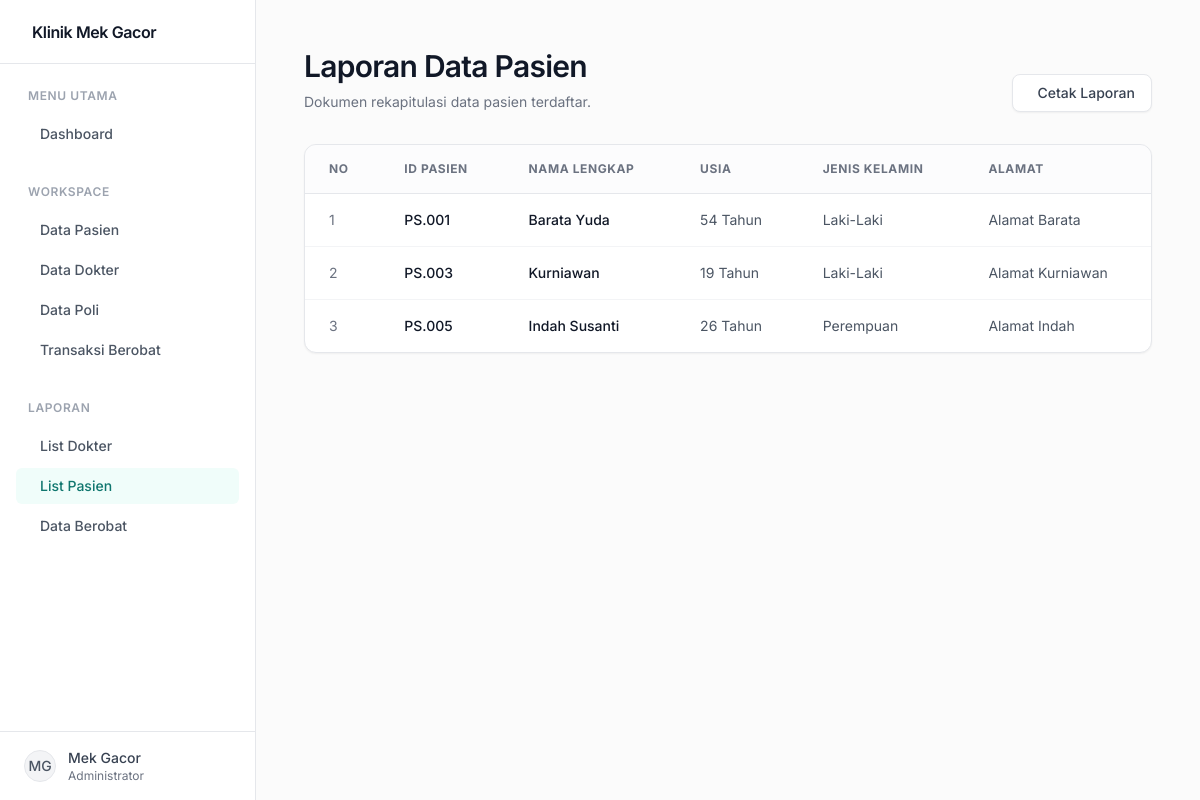
Screenshot of /laporan_pasien.php with the database file from the repository.
### tables this page shows
CREATE TABLE IF NOT EXISTS Pasien (
    PasienKlinik_ID VARCHAR(10) PRIMARY KEY,
    Nama_PasienKlinik VARCHAR(100) NOT NULL,
    Tanggal_LahirPasien DATE NOT NULL,
    Jenis_KelaminPasien ENUM('Laki-Laki', 'Perempuan') NOT NULL,
    Alamat_Pasien TEXT
);

### laporan_pasien.php (the view, shortened to what this page needs)
<?php
include 'koneksi.php';
include 'header.php';
?>
<div class="flex flex-col md:flex-row md:items-end justify-between gap-4 mb-8 print:hidden">
    <div>
        <h2 class="text-3xl font-semibold text-gray-900 tracking-tight">Laporan Data Pasien</h2>
        <p class="mt-2 text-gray-500 text-sm">Dokumen rekapitulasi data pasien terdaftar.</p>
    </div>
    <button onclick="window.print()" class="inline-flex items-center px-4 py-2 bg-white border border-gray-200 hover:bg-gray-50 text-gray-700 text-sm font-medium rounded-lg transition-colors focus:outline-none focus:ring-2 focus:ring-offset-2 focus:ring-gray-200 shadow-sm print:hidden">
        <i class="ph ph-printer mr-2 text-lg"></i> Cetak Laporan
    </button>
</div>
<div class="bg-white rounded-xl shadow-sm border border-gray-200 overflow-hidden print:border-none print:shadow-none">
    <div class="table-container overflow-x-auto">
        <table class="w-full text-left border-collapse whitespace-nowrap">
            <thead>
                <tr class="bg-gray-50/50 border-b border-gray-200 text-xs font-medium text-gray-500 uppercase tracking-wider print:bg-white print:border-b-2 print:border-gray-800">
                    <th class="px-6 py-4">No</th>
                    <th class="px-6 py-4">ID Pasien</th>
                    <th class="px-6 py-4">Nama Lengkap</th>
                    <th class="px-6 py-4">Usia</th>
                    <th class="px-6 py-4">Jenis Kelamin</th>
                    <th class="px-6 py-4">Alamat</th>
                </tr>
            </thead>
            <tbody class="divide-y divide-gray-100 text-sm print:divide-gray-300">
                <?php
                $sql = "SELECT * FROM Pasien ORDER BY PasienKlinik_ID ASC";
                $result = mysqli_query($conn, $sql);
                if (mysqli_num_rows($result) > 0) {
                    $no = 1;
                    while($row = mysqli_fetch_assoc($result)) {
                        $birthDate = new DateTime($row['Tanggal_LahirPasien']);
                        $today = new DateTime('today');
                        $usia = $birthDate->diff($today)->y;
                        echo "<tr class='hover:bg-gray-50/50 transition-colors'>";
                        echo "<td class='px-6 py-4 text-gray-500'>" . $no++ . "</td>";
                        echo "<td class='px-6 py-4 font-medium text-gray-900'>" . htmlspecialchars($row['PasienKlinik_ID']) . "</td>";
                        echo "<td class='px-6 py-4 font-medium text-gray-900'>" . htmlspecialchars($row['Nama_PasienKlinik']) . "</td>";
                        echo "<td class='px-6 py-4 text-gray-600'>" . $usia . " Tahun</td>";
                        echo "<td class='px-6 py-4 text-gray-600'>" . htmlspecialchars($row['Jenis_KelaminPasien']) . "</td>";
                        echo "<td class='px-6 py-4 text-gray-600 max-w-xs truncate print:max-w-none print:whitespace-normal'>" . htmlspecialchars($row['Alamat_Pasien']) . "</td>";
                        echo "</tr>";
                    }
                } else {
                    echo "<tr><td colspan='6' class='px-6 py-12 text-center text-gray-500'>Tidak ada data pasien.</td></tr>";
                }
                ?>
            </tbody>
        </table>
    </div>
</div>
<?php include 'footer.php'; ?>

### rows the page displays
pasien: PasienKlinik_ID "PS.001", Nama_PasienKlinik "Barata Yuda", Tanggal_LahirPasien "54", Jenis_KelaminPasien "Laki-Laki", Alamat_Pasien "Alamat Barata"
pasien: PasienKlinik_ID "PS.003", Nama_PasienKlinik "Kurniawan", Tanggal_LahirPasien "19", Jenis_KelaminPasien "Laki-Laki", Alamat_Pasien "Alamat Kurniawan"
pasien: PasienKlinik_ID "PS.005", Nama_PasienKlinik "Indah Susanti", Tanggal_LahirPasien "26", Jenis_KelaminPasien "Perempuan", Alamat_Pasien "Alamat Indah"
